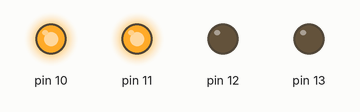
The sketch below on a simulated Arduino Uno, built with avr-gcc and run on an emulated ATmega328P. Parts: output pins drawn as LEDs (lit = HIGH).

Above: at 0.3 s.
At 0.9 s:
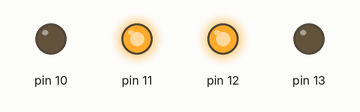
At 2.0 s:
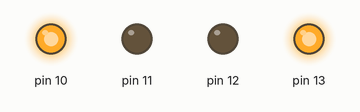
At 2.2 s:
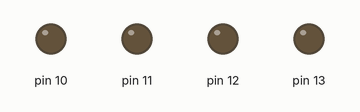
At 3.7 s:
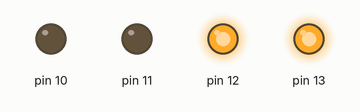
Timing chart, 0 to 5.1 s (numbered marks = the images above):
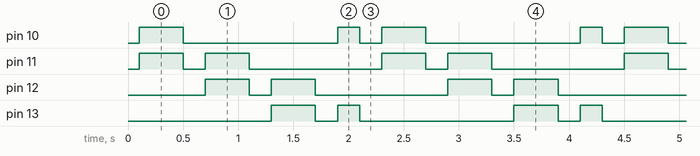

The sketch:

Code_File.ino
```cpp
void setup(){
// setting up output pins
for (int i = 10; i <= 13; i++) {
pinMode(i, OUTPUT);
}
}
void loop()
// the loop function runs over and over again forever.
{
for (int i = 10; i <14; i++) {
allLEDsOff();  //Tunrs all LEDs OFF
if (i!=13){
// Turn the LED on (HIGH is the voltage level)
digitalWrite(i,HIGH);
digitalWrite(i+1,HIGH);
delay(200);
}
else
digitalWrite(i,HIGH);
digitalWrite(i-3,HIGH);
delay(200);
allLEDsOff(); //Tunrs all LEDs OFF
}
}
void allLEDsOff(void) //Tunrs all LEDs OFF
{
for (int i = 10; i <= 14; i++) {
digitalWrite(i, LOW);   // Turn the LED OFF (LOW is the voltage level)
}
delay(100);
}
```

Measured:
- by itself, pin 10: repeats every 2.2 s: LOW 1.4 s, HIGH 0.20 s, LOW 0.20 s, HIGH 0.40 s
- by itself, pin 11, pin 12: repeats every 2.2 s: LOW 0.20 s, HIGH 0.40 s, LOW 1.2 s, HIGH 0.40 s
- by itself, pin 13: repeats every 2.2 s: LOW 0.20 s, HIGH 0.20 s, LOW 1.4 s, HIGH 0.40 s
